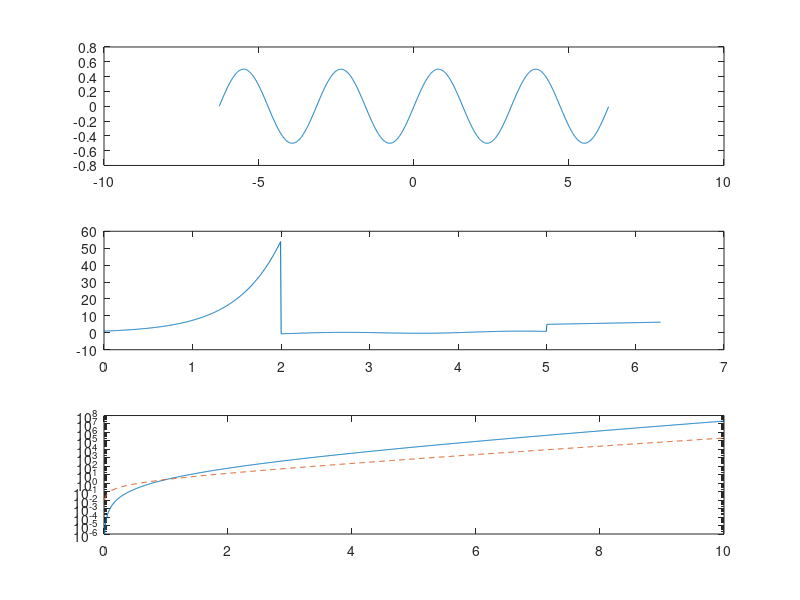

Write the MATLAB code that produced this figure.
clear
clc
% (a)
x1 = [-2*pi:0.01:2*pi];
subplot(3,1,1)
plot(x1,sin(x1).*cos(x1))

% (b)
x2 = linspace(0,2*pi,1000);
for i=1:1000
    xx = x2(i);
    if xx<2
        y2(i) = exp(2*xx);
    elseif xx<5
        y2(i) = sin(xx)*cos(2*xx);
    else
        y2(i) = xx;
    end
end
subplot(3,1,2)
plot(x2,y2)

% (c)
x3 = [0:0.01:10];
y31 = x3.^3.*exp(x3);
y32 = x3.*exp(x3);
subplot(3,1,3)
semilogy(x3,y31,'-',x3,y32,'--')
